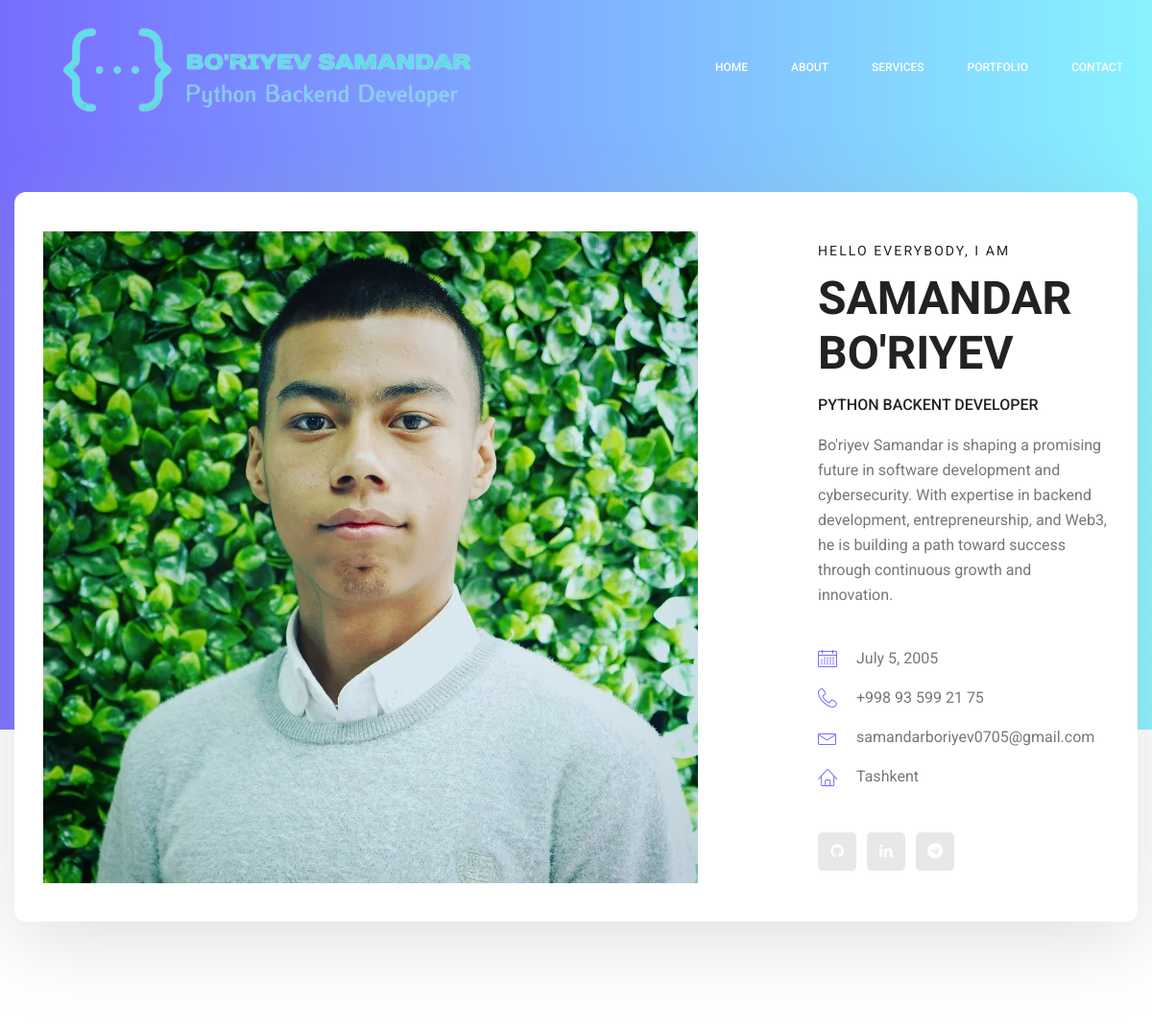
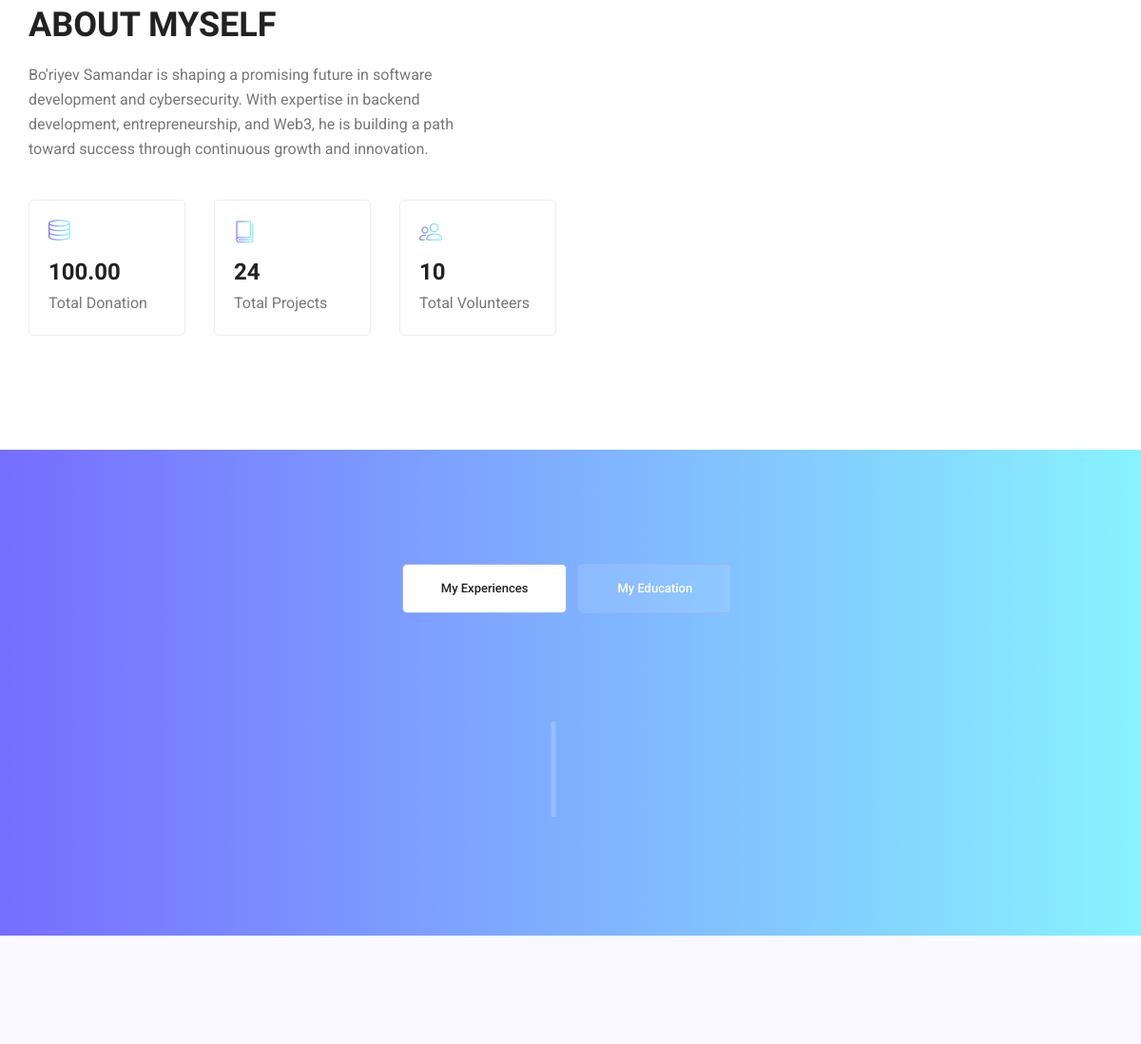
/ (upper part), run on an earlier commit of the app's database (2 pictures, top to bottom).
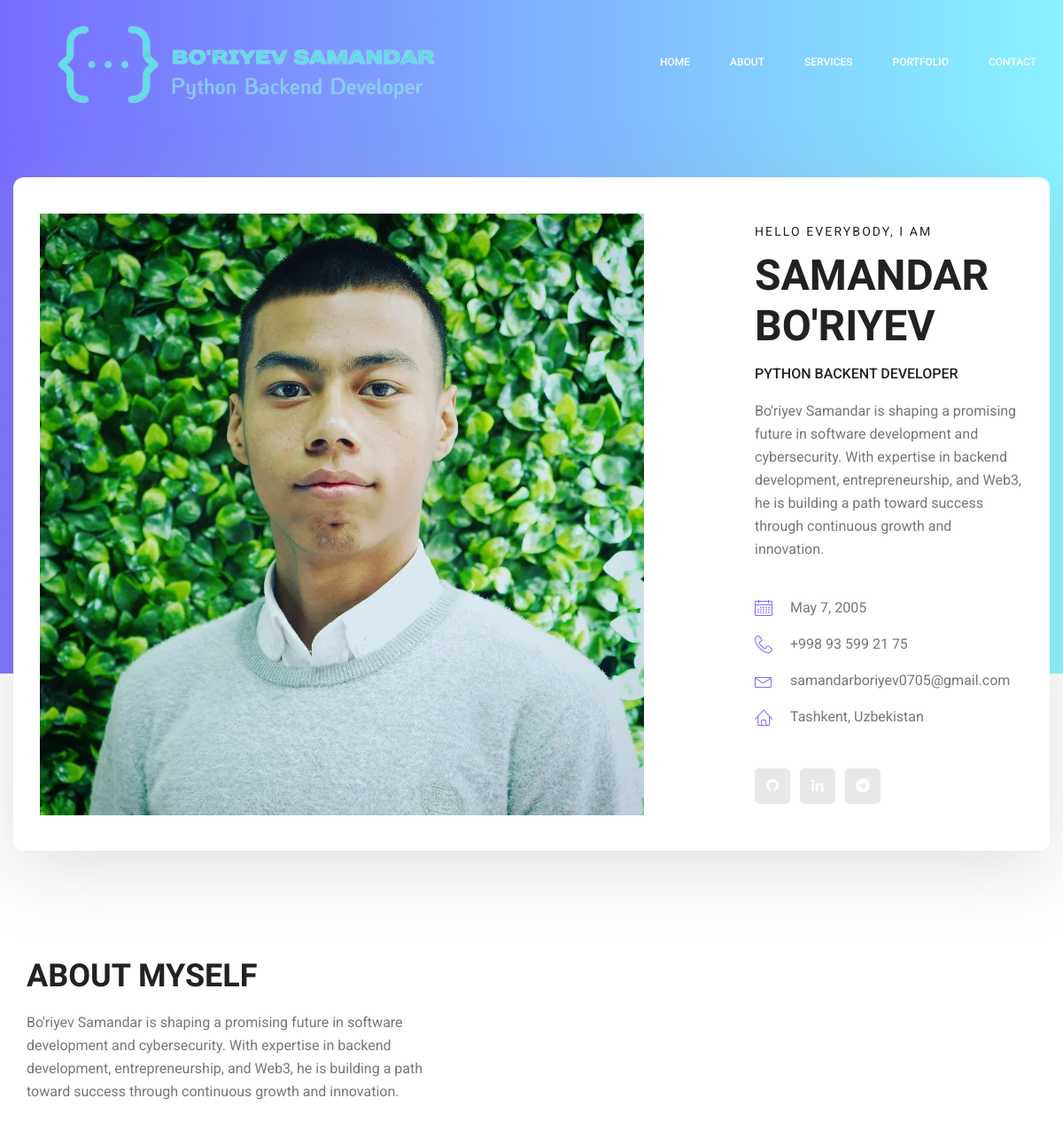
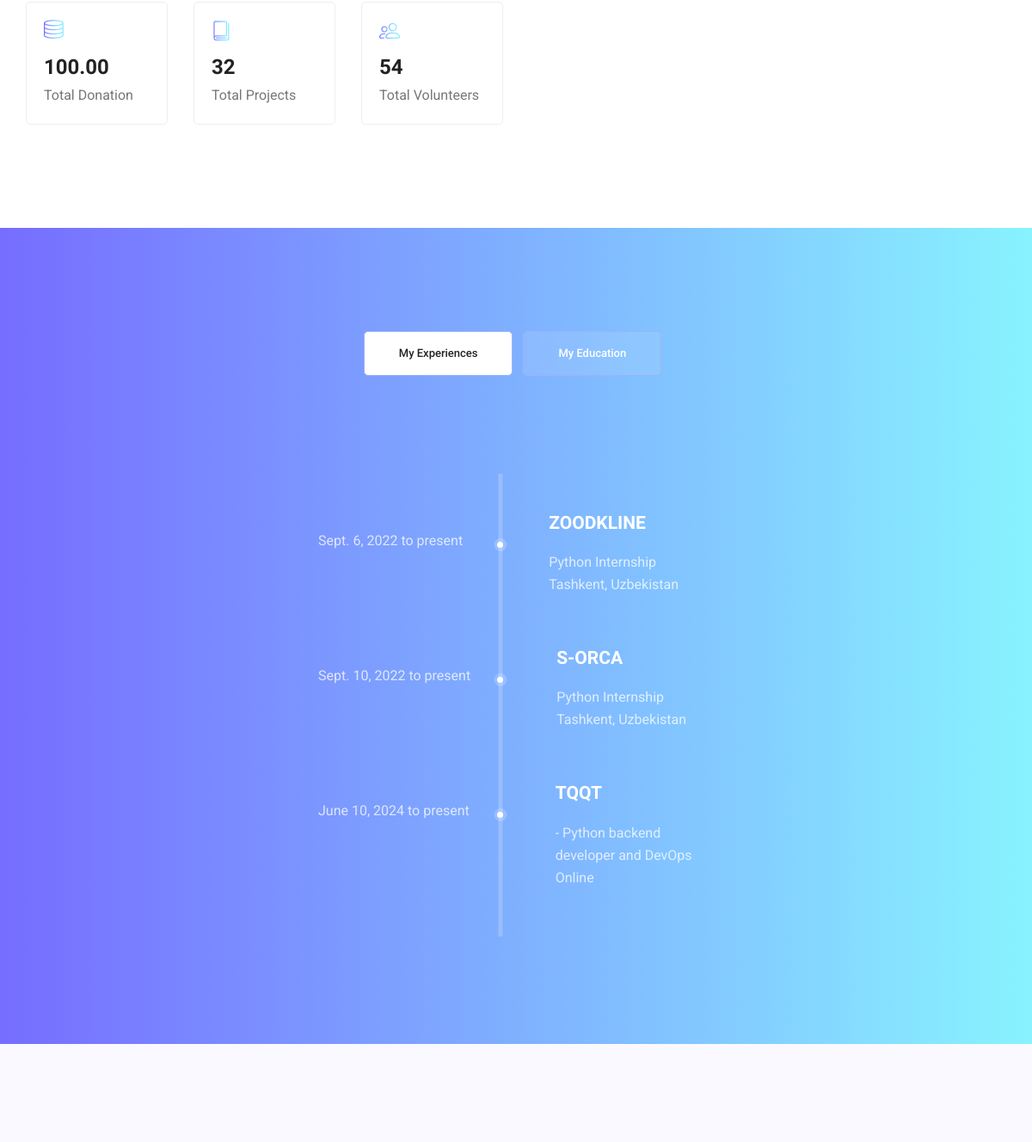
And on a later commit of the database (2 pictures, top to bottom).
### portfolio/models.py (models this page shows, shortened)
class User(models.Model):
    name = models.CharField(max_length=100)
    title = models.CharField(max_length=100)
    about = models.TextField()
    contact_email = models.EmailField(max_length=100)
    phone = models.CharField(max_length=20, blank=True, null=True)
    location = models.CharField(max_length=255)
    date_of_birth = models.DateField(blank=True, null=True)
    total_donations = models.DecimalField(max_digits=10, decimal_places=2, blank=True, null=True)
    total_projects = models.IntegerField(default=0)
    total_volunteers = models.IntegerField(default=0)
    profile_image = models.ImageField(upload_to='user_images/', blank=True, null=True)
    profile_logo = models.ImageField(upload_to='logo/', blank=True, null=True)

class Experience(models.Model):
    user = models.ForeignKey(User, related_name="experiences", on_delete=models.CASCADE)
    title = models.CharField(max_length=100)
    company = models.CharField(max_length=100)
    location = models.CharField(max_length=100, blank=True, null=True)
    start_date = models.DateField()
    end_date = models.DateField(blank=True, null=True)

### portfolio/views.py (the view)
# urls.py: path('', views.index, name='index'),
def index(request):
    user = User.objects.first()
    skills = Skill.objects.all()
    experiences = Experience.objects.all()
    educations = Education.objects.all()
    projects = Project.objects.all()
    services = Service.objects.all()
    testimonials = Testimonial.objects.all()
    blog_posts = BlogPost.objects.all()
    tags = Tag.objects.all()
    context = {
        'user': user,
        'skills': skills,
        'experiences': experiences,
        'educations': educations,
        'projects': projects,
        'services': services,
        'testimonials': testimonials,
        'blog_posts': blog_posts,
        'tags': tags,
    }
    return render(request, 'index.html', context)

### templates/index.html (shortened to what this page needs)
	{% extends 'base.html' %}
	{% load static %}
	{% block content %}
        <section class="home_banner_area">
           	<div class="container box_1620">
           		<div class="banner_inner d-flex align-items-center">
					<div class="banner_content">
						<div class="media">
							<div class="d-flex">
								<img src="{{ user.profile_image.url }}" alt="User Image" class="img-fluid">
							</div>
							<div class="media-body">
								<div class="personal_text">
									<h6>Hello Everybody, i am</h6>
									<h3>{{ user.name }}</h3>
									<h4>{{ user.title }}</h4>
									<p>{{ user.about }}</p>
									<ul class="list basic_info">
										<li><a href="#"><i class="lnr lnr-calendar-full"></i> {{ user.date_of_birth }}</a></li>
										<li><a href="#"><i class="lnr lnr-phone-handset"></i> {{ user.phone }}</a></li>
										<li><a href="#"><i class="lnr lnr-envelope"></i> {{ user.contact_email }}</a></li>
										<li><a href="#"><i class="lnr lnr-home"></i> {{ user.location }}</a></li>
									</ul>
									<ul class="list personal_social">
										<li><a href="#"><i class="fa fa-github"></i></a></li>
										<li><a href="#"><i class="fa fa-linkedin"></i></a></li>
										<li><a href="#"><i class="fa fa-telegram"></i></a></li>
									</ul>
								</div>
							</div>
						</div>
					</div>
				</div>
            </div>
        </section>
        <section class="welcome_area p_120">
        	<div class="container">
        		<div class="row welcome_inner">
        			<div class="col-lg-6">
        				<div class="welcome_text">
        					<h4>About Myself</h4>
        					<p>{{ user.about }}</p>
        					<div class="row">
        						<div class="col-md-4">
        							<div class="wel_item">
        								<i class="lnr lnr-database"></i>
        								<h4>{{ user.total_donations }}</h4>
        								<p>Total Donation</p>
        							</div>
        						</div>
        						<div class="col-md-4">
        							<div class="wel_item">
        								<i class="lnr lnr-book"></i>
        								<h4>{{ user.total_projects }}</h4>
        								<p>Total Projects</p>
        							</div>
        						</div>
        						<div class="col-md-4">
        							<div class="wel_item">
        								<i class="lnr lnr-users"></i>
        								<h4>{{ user.total_volunteers }}</h4>
        								<p>Total Volunteers</p>
        							</div>
        						</div>
        					</div>
        				</div>
        			</div>
        			<div class="col-lg-6">
        				<div class="tools_expert">
        				</div>
        			</div>
        		</div>
        	</div>
        </section>
        <section class="mytabs_area p_120">
        	<div class="container">
        		<div class="tabs_inner">
					<ul class="nav nav-tabs" id="myTab" role="tablist">
						<li class="nav-item">
							<a class="nav-link active" id="home-tab" data-toggle="tab" href="#home" role="tab" aria-controls="home" aria-selected="true">My Experiences</a>
						</li>
						<li class="nav-item">
							<a class="nav-link" id="profile-tab" data-toggle="tab" href="#profile" role="tab" aria-controls="profile" aria-selected="false">My Education</a>
						</li>
					</ul>
					<div class="tab-content" id="myTabContent">
						<div class="tab-pane fade show active" id="home" role="tabpanel" aria-labelledby="home-tab">
							<ul class="list">
								{% for experience in experiences %}
								<li>
									<span></span>
									<div class="media">
										<div class="d-flex">
											<p>{{ experience.start_date  }} to present</p>
										</div>
										<div class="media-body">
											<h4>{{ experience.company }}</h4>
											<p>{{ experience.title }} <br />{{ experience.location }}</p>
										</div>
									</div>
								</li>
								{% endfor %}
							</ul>
						</div>
					</div>
        		</div>
        	</div>
        </section>
        <section class="feature_area p_120">
</section>
        {% endblock %}

### templates/base.html (shortened to what this page needs)
{% load static %}
<!doctype html>
<html lang="en">
    <head>
		<link rel="stylesheet" href="{% static 'css/bootstrap.css' %}">
		<link rel="stylesheet" href="{% static 'vendors/linericon/style.css' %}">
		<link rel="stylesheet" href="{% static 'css/font-awesome.min.css' %}">
		<link rel="stylesheet" href="{% static 'vendors/owl-carousel/owl.carousel.min.css' %}">
		<link rel="stylesheet" href="{% static 'vendors/lightbox/simpleLightbox.css' %}">
		<link rel="stylesheet" href="{% static 'vendors/nice-select/css/nice-select.css' %}">
		<link rel="stylesheet" href="{% static 'vendors/animate-css/animate.css' %}">
		<link rel="stylesheet" href="{% static 'vendors/popup/magnific-popup.css' %}">
		<link rel="stylesheet" href="https://cdnjs.cloudflare.com/ajax/libs/font-awesome/4.7.0/css/font-awesome.min.css">
		<link rel="stylesheet" href="https://cdn-uicons.flaticon.com/uicons-regular-rounded/css/uicons-regular-rounded.css">
		<link rel="stylesheet" href="{% static 'css/style.css' %}">
		<link rel="stylesheet" href="{% static 'css/responsive.css' %}">
    </head>
    <body>
        {% include 'header.html' %}
        {% block content %}{% endblock %}
    </body>
</html>

### templates/header.html (shortened to what this page needs)
<header class="header_area">
    <div class="main_menu">
        <nav class="navbar navbar-expand-lg navbar-light">
            <div class="container box_1620">
                <a class="navbar-brand logo_h" href="{% url 'index' %}">
                    <img src="{{ user.profile_logo.url }}" alt="">
                </a>
                <div class="collapse navbar-collapse offset" id="navbarSupportedContent">
                    <ul class="nav navbar-nav menu_nav ml-auto">
                        <li class="nav-item active"><a class="nav-link" href="{% url 'index' %}">Home</a></li>
                        <li class="nav-item"><a class="nav-link" href="{% url 'about' %}">About</a></li>
                        <li class="nav-item"><a class="nav-link" href="{% url 'services' %}">Services</a></li>
                        <li class="nav-item"><a class="nav-link" href="{% url 'portfolio' %}">Portfolio</a></li>
                        <li class="nav-item"><a class="nav-link" href="{% url 'services' %}">Contact</a></li>
                    </ul>
                </div>
            </div>
        </nav>
    </div>
</header>

What changed in the data, as far as the page shows it:
changed User "SAMANDAR BO'RIYEV": date_of_birth "July 5, 2005" → "May 7, 2005"; location "Tashkent" → "Tashkent, Uzbekistan"; total_projects "24" → "32"; total_volunteers "10" → "54"
added Experience: start_date "Sept. 6, 2022", company "ZOODKLINE", title "Python Internship", location "Tashkent, Uzbekistan"
added Experience: start_date "Sept. 10, 2022", company "S-ORCA", title "Python Internship", location "Tashkent, Uzbekistan"
added Experience: start_date "June 10, 2024", company "TQQT", title "- Python backend developer and DevOps", location "Online"
